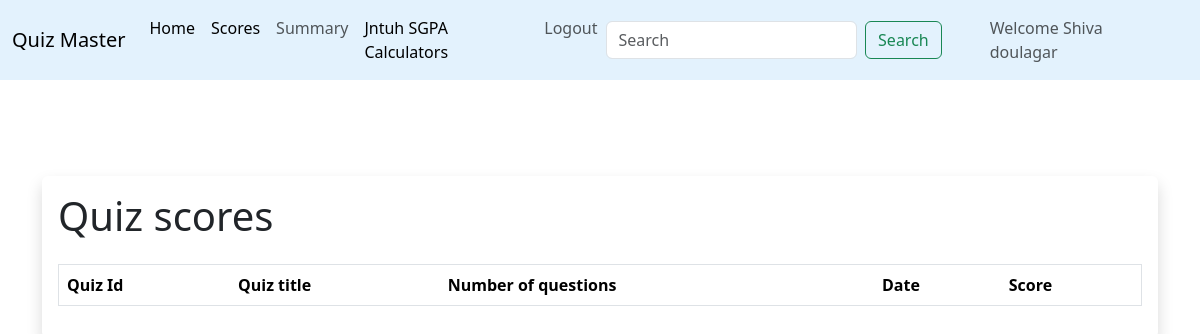
Before: /students/shivadoulager@gmail.com/scores (signed in) with the older database file.
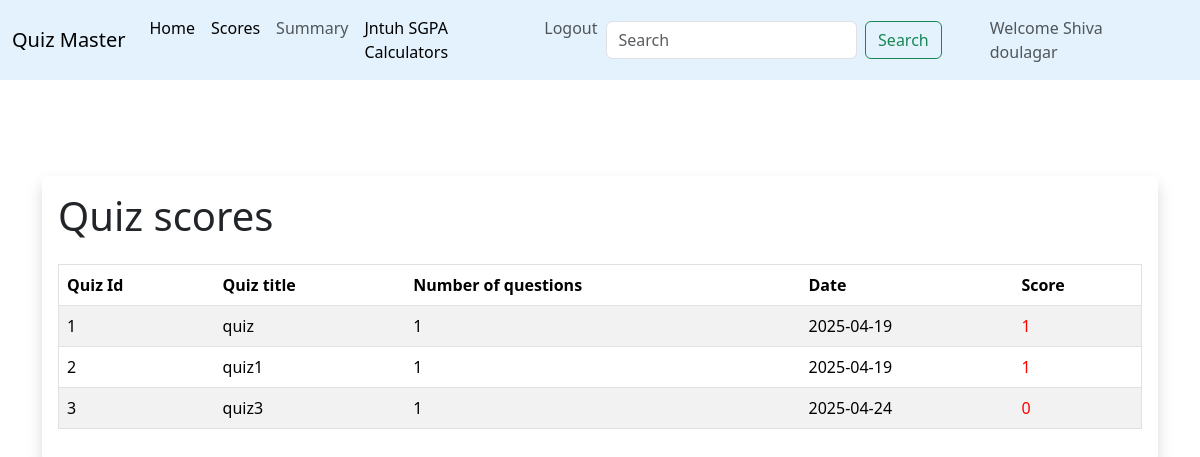
After: the same page with the newer database file.
### models.py (models this page shows, shortened)
class Users(db.Model):
    __tablename__ = 'users'
    id = db.Column(db.Integer, primary_key=True, autoincrement=True)
    mail = db.Column(db.String(50), nullable=False, unique=True)
    password = db.Column(db.String(50), nullable=False)
    fullname = db.Column(db.String(50), nullable=False)
    qualification = db.Column(db.String(50), nullable=False)
    dob = db.Column(db.DateTime, default=datetime.utcnow)

class Scores(db.Model):
    __tablename__ = 'scores'
    id = db.Column(db.Integer, primary_key=True, autoincrement=True)
    quiz_id = db.Column(db.Integer, db.ForeignKey('quiz.id'), nullable=False)
    user_id = db.Column(db.Integer, db.ForeignKey('users.id'), nullable=False)
    time = db.Column(db.DateTime, default=datetime.utcnow)
    total_score = db.Column(db.Integer, nullable=False)
    number_of_questions = db.Column(db.Integer, nullable=False)
    quiz = db.relationship('Quiz', backref='scores')
    user = db.relationship('Users', backref='scores')

class Quiz(db.Model):
    __tablename__ = 'quiz'
    id = db.Column(db.Integer, primary_key=True, autoincrement=True)
    chapter_id = db.Column(db.Integer, db.ForeignKey('chapters.id'), nullable=False)
    quiz_title = db.Column(db.String(50), nullable=False,default="Unnamed Quiz")
    date_of_quiz = db.Column(db.DateTime, default=datetime.utcnow)
    time_duration = db.Column(db.Integer, nullable=False)
    remarks = db.Column(db.String(255), nullable=True)
    chapter = db.relationship('Chapter', backref='quiz')

### students/students.py (the view)
@students_bp.route("/<mail>/scores")
def scores(mail):
    if "user" not in session or session["user"]["role"] != "student":
                flash("Access denied! Please log in as a student.")
                return redirect(url_for("signin"))
    try:
        db = sqlite3.connect("instance/quiz_master.db")
        cur = db.cursor()
        cur.execute(
            """
                SELECT scores.quiz_id,scores.total_score,number_of_questions,scores.time,quiz.quiz_title
                    FROM scores
                    JOIN users on users.id  = scores.user_id
                    JOIN quiz on quiz.id = scores.quiz_id
                    WHERE users.mail = ?
        """,
            (mail,),
        )
        data = cur.fetchall()
        name = user_name(mail)
        return render_template("scores.html", mail=mail, data=data,name = name[0],title = "Scores")
    except Exception as e:
        flash(f"Error:{e}")
        return redirect(url_for("student_dashboard", mail=mail))
    finally:
        if db is not None:
            db.close()

### app.py (called while the page is built)
@app.before_request
def session_timeout():
    session.permanent = True
    app.permanent_session_lifetime = timedelta(minutes=30)  # Set timeout duration

### students/students.py (called while the page is built)
def user_name(mail):
    db = None
    try:
        if "user" not in session or session["user"]["role"] != "student":
            flash("Access denied! Please log in as a student.")
            return redirect(url_for("signin"))
        db = sqlite3.connect("instance/quiz_master.db")
        cur = db.cursor()
        name = cur.execute(
                """
                SELECT fullname FROM users WHERE  mail = ?
            """,
                (mail,),
            ).fetchone()
        return name
    except Exception as e:
        print(e)
    finally:
        if db is not None:
            db.close()

### students/templates/scores.html
{% extends "student_dashboard.html" %}
{% block content %}
<div class="main">
  <div class="container shadow  rounded p-3">
      <h1 class="mb-4" >Quiz scores</h1>
      <table class="table table-striped p-1 border ">
          <thead>
            <tr>
              <th scope="col">Quiz Id</th>
              <th scope="col">Quiz title</th>
              <th scope="col">Number of questions</th>
              <th scope="col">Date</th>
              <th scope="col">Score</th>
            </tr>
          </thead>
          <tbody>
            {%for quiz in data %}
            <tr>
              <td>{{quiz[0]}}</td>
              <td>{{quiz[4]}}</td>
              <td>{{quiz[2]}}</td>
              <td>{{quiz[3][:10] }}</td>
              <td style="color: red ;"  >{{quiz[1]}}</td>
            </tr>
            {% endfor %}
          </tbody>
        </table>
  </div>
</div>
{% endblock %}

### students/templates/student_dashboard.html (shortened to what this page needs)
<!DOCTYPE html>
<html lang="en">
  <head>
    <link
      href="https://cdn.jsdelivr.net/npm/bootstrap@5.3.3/dist/css/bootstrap.min.css"
      rel="stylesheet"
    />
    <link
      rel="stylesheet"
      href="{{ url_for('students.static', filename='css/style.css') }}"
    />
  </head>
  <body>
    <nav class="navbar navbar-expand-lg" style="background-color: #e3f2fd">
      <div class="container-fluid">
        <a
          class="navbar-brand"
          href="{{url_for('students.student_dashboard',mail = mail)}}"
          >Quiz Master</a
        >
        <div class="collapse navbar-collapse" id="navbarSupportedContent">
          <ul class="navbar-nav me-auto mb-2 mb-lg-0">
            <li class="nav-item">
              <a
                class="nav-link active"
                aria-current="page"
                href="{{url_for('students.student_dashboard',mail = mail)}}"
                >Home</a
              >
            </li>
            <li class="nav-item">
              <a
                class="nav-link active"
                aria-current="page"
                href="{{url_for('students.scores',mail = mail)}}"
                >Scores</a
              >
            </li>
            <li class="nav-item">
              <a
                class="nav-link"
                href="{{url_for('students.summary',mail = mail)}}"
                >Summary</a
              >
            </li>
            <li class="nav-item">
              <a
                class="nav-link active"
                aria-current="page"
                href="{{url_for('sgpa.main',mail = mail)}}"
                >Jntuh SGPA Calculators</a
              >
            </li>
            <li class="nav-item">
              {% if 'user' in session %}
              <a class="nav-link" href="{{ url_for('logout') }}">Logout</a>
              {% else %}
              <a href="{{ url_for('signin') }}">Login</a>
              {% endif %}
            </li>
          </ul>
          <form class="d-flex" role="search" onsubmit="searchContent(event)">
            <input
              id="searchInput"
              class="form-control me-2"
              type="search"
              placeholder="Search"
              aria-label="Search"
              onkeyup="highlightSearch()"
            />
            <button class="btn btn-outline-success" type="submit">
              Search
            </button>
          </form>
          <span class="navbar-text ms-5 me-3">
            Welcome {{name|capitalize}}
          </span>
        </div>
      </div>
    </nav>
    <div class="main">
      <div class="container mt-5">
        <div id="subjects-container" class="row g-4 mt-4">
          {% block content %} {% endblock %}
        </div>
      </div>
    </div>
  </body>
</html>

### students/static/css/style.css (style rules this page uses)
.main { width: 100%; display: flex; justify-content: center; }
nav { color: white; }

Changed rows visible on the page:
added Scores: quiz "1", quiz_title "quiz", number_of_questions "1", time "2025-04-19", total_score "1"
added Scores: quiz "2", quiz_title "quiz1", number_of_questions "1", time "2025-04-19", total_score "1"
added Scores: quiz "3", quiz_title "quiz3", number_of_questions "1", time "2025-04-24", total_score "0"
